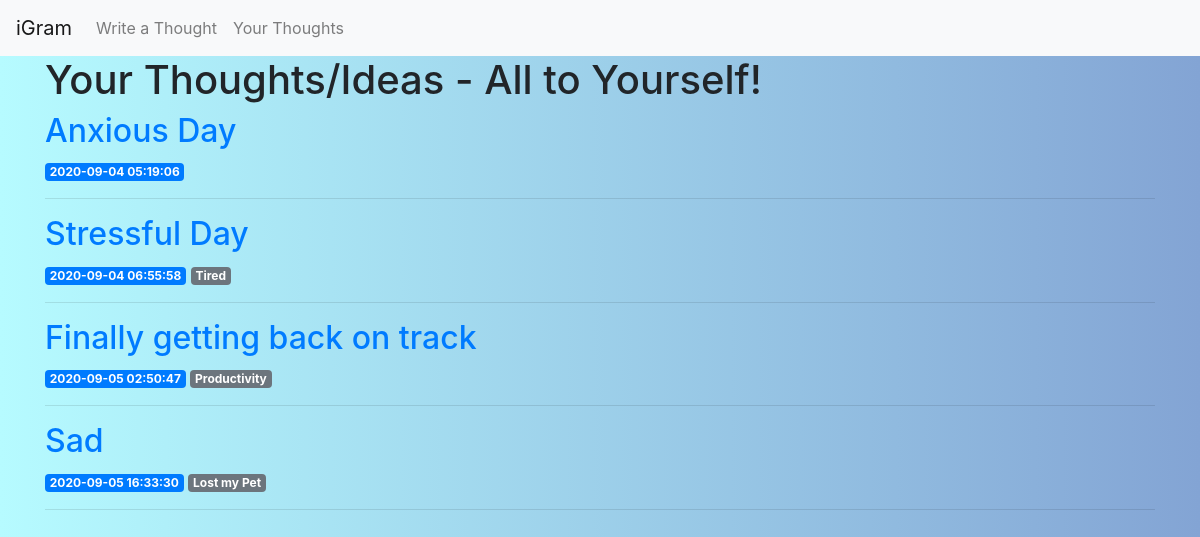
The app's page /space with its own data.
### tables this page shows
CREATE TABLE posts (
    id INTEGER PRIMARY KEY AUTOINCREMENT,
    created TIMESTAMP NOT NULL DEFAULT CURRENT_TIMESTAMP,
    title TEXT NOT NULL,
    category TEXT NOT NULL,
    content TEXT NOT NULL
    
);

### app.py (the view)
@app.route('/space')
def index():
    conn = get_db_connection()
    posts = conn.execute('SELECT * FROM posts').fetchall()
    conn.close()
    return render_template('space.html', posts=posts)

### app.py (called while the page is built)
def get_db_connection():
    conn = sqlite3.connect('database.db')
    conn.row_factory = sqlite3.Row
    return conn

### templates/space.html
{% extends 'base.html' %}
{% block content %}
    <h1>{% block title %} Your Thoughts/Ideas - All to Yourself! {% endblock %}</h1>
    {% for post in posts %}
        <a href="{{ url_for('post', post_id=post['id']) }}">
            <h2>{{ post['title'] }}</h2>
        </a>
        <span class="badge badge-primary">{{ post['created'] }}</span>
        <span class="badge badge-secondary">{{ post['category'] }}</span>
        <hr>
    {% endfor %}
{% endblock %}

### templates/base.html (shortened to what this page needs)
<!doctype html>
<html lang="en">
  <head>
    <link rel="stylesheet" href="https://stackpath.bootstrapcdn.com/bootstrap/4.3.1/css/bootstrap.min.css">
    <link href="static/css/all.css" rel="stylesheet">
    <link href="static/login.css" rel="stylesheet">
  </head>
  <body>
   <nav class="navbar navbar-expand-md navbar-light bg-light">
        <a class="navbar-brand" href="{{ url_for('feed')}}">iGram</a>
        <div class="collapse navbar-collapse" id="navbarNav">
            <ul class="navbar-nav">
            <li class="nav-item">
                <a class="nav-link" href="{{url_for('create')}}">Write a Thought</a>
            </li>
            <li class="nav-item">
              <a class="nav-link" href="{{url_for('index')}}">Your Thoughts</a>
          </li>
            </ul>
        </div>
    </nav>
    <div class="container">
        {% block content %} {% endblock %}
    </div>
  </body>
</html>

### static/login.css (style rules this page uses)
body { background: #83a4d4; background: -webkit-linear-gradient(to right, #b6fbff, #83a4d4); background: linear-gradient(to right, #b6fbff, #83a4d4); }

### records on screen
posts: title "Anxious Day", created "2020-09-04 05:19:06"
posts: title "Stressful Day", created "2020-09-04 06:55:58", category "Tired"
posts: title "Finally getting back on track", created "2020-09-05 02:50:47", category "Productivity"
posts: title "Sad", created "2020-09-05 16:33:30", category "Lost my Pet"
